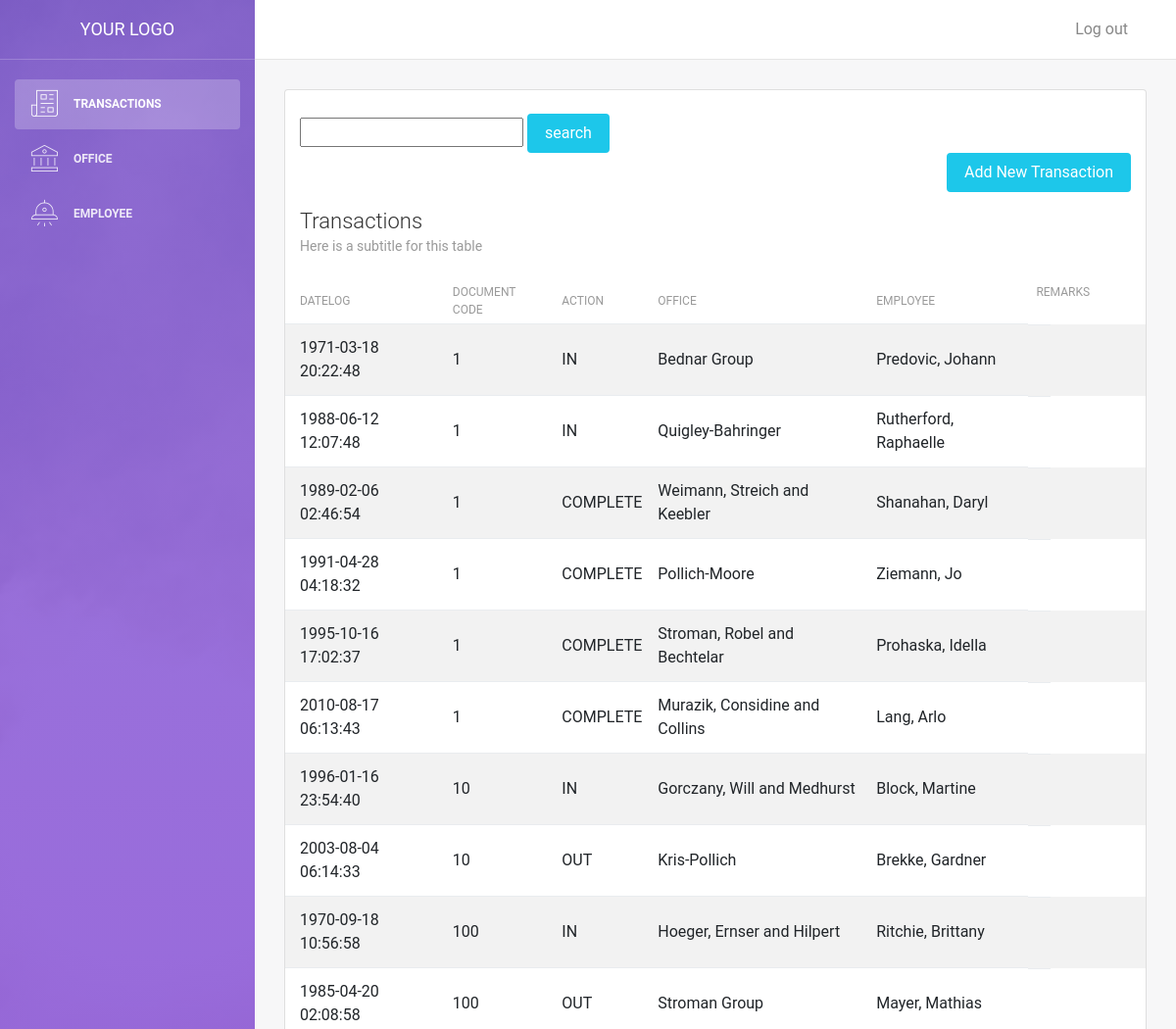
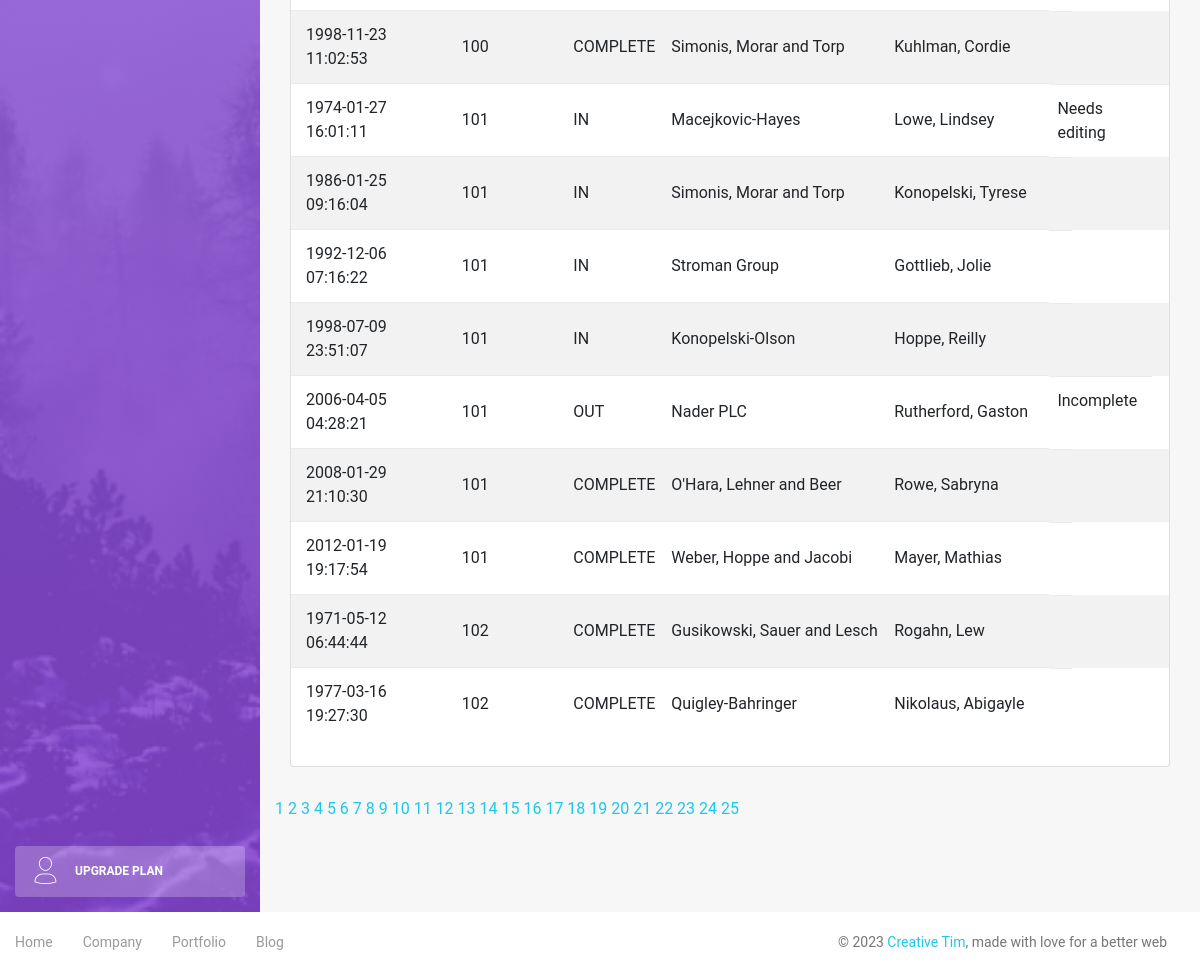
/transaction.php, run on the app's committed database (2 pictures, top to bottom).
### tables this page shows
CREATE TABLE `transaction` (
  `id` int NOT NULL AUTO_INCREMENT,
  `employee_id` int DEFAULT NULL,
  `office_id` int DEFAULT NULL,
  `date_log` datetime DEFAULT CURRENT_TIMESTAMP,
  `action` enum('IN','OUT','COMPLETE') DEFAULT NULL,
  `remarks` varchar(45) DEFAULT NULL,
  `documentcode` varchar(45) DEFAULT NULL,
  PRIMARY KEY (`id`)
);

CREATE TABLE `office` (
  `id` int NOT NULL AUTO_INCREMENT,
  `name` varchar(45) DEFAULT NULL,
  `contactnum` varchar(45) DEFAULT NULL,
  `email` varchar(45) DEFAULT NULL,
  `address` text,
  `city` varchar(45) DEFAULT NULL,
  `country` varchar(45) DEFAULT NULL,
  `postal` int DEFAULT NULL,
  PRIMARY KEY (`id`)
);

### transaction.php (the view, shortened to what this page needs)
<!DOCTYPE html>
<html lang="en">
<head>
    <link rel="stylesheet" href="https://maxcdn.bootstrapcdn.com/font-awesome/latest/css/font-awesome.min.css" />
    <link href="assets/css/bootstrap.min.css" rel="stylesheet" />
    <link href="assets/css/light-bootstrap-dashboard.css?v=2.0.0 " rel="stylesheet" />
    <link href="assets/css/demo.css" rel="stylesheet" />
</head>
<body>
<?php
require('config\db.php');
$search = $_GET['search'];
$results_per_page = 20;
$query = 'SELECT * FROM transaction';
$result = mysqli_query($conn, $query);
$number_of_result = mysqli_num_rows($result);
$number_of_page = ceil($number_of_result / $results_per_page);
if(!isset($_GET['page'])){
    $page = 1;
}else{
    $page = $_GET['page'];
}
$page_first_result = ($page-1) * $results_per_page;
if (strlen($search) > 0){
    $query = 'SELECT transaction.date_log, transaction.documentcode, transaction.action, office.name as office_name,
        CONCAT(employee.lastname, ", ", employee.firstname) as employee_fullname, transaction.remarks
        FROM records_app.employee, records_app.office, records_app.transaction
        WHERE transaction.employee_id=employee.id and transaction.office_id=office.id and transaction.documentcode= ' . $search . ' ORDER BY transaction.documentcode, transaction.date_log LIMIT ' . $page_first_result . ',' . $results_per_page;
}else{
    $query = 'SELECT transaction.date_log, transaction.documentcode, transaction.action, office.name as office_name,
        CONCAT(employee.lastname, ", ", employee.firstname) as employee_fullname, transaction.remarks
        FROM records_app.employee, records_app.office, records_app.transaction
        WHERE transaction.employee_id=employee.id and transaction.office_id=office.id ORDER BY transaction.documentcode, transaction.date_log LIMIT ' . $page_first_result . ',' . $results_per_page;
}
$result = mysqli_query($conn, $query);
$transactions = mysqli_fetch_all($result, MYSQLI_ASSOC);
?>
    <div class="wrapper">
        <div class="sidebar" data-image="../assets/img/sidebar-5.jpg">
            <div class="sidebar-wrapper">
                <?php include("includes/sidebar.php"); ?>
            </div>
        </div>
        <div class="main-panel">
            <?php include("includes/navbar.php"); ?>
            <div class="content">
                <div class="container-fluid">
                    <div class="row">
                    <div class="col-md-12">
                            <div class="card strpied-tabled-with-hover">
                            <br/>
                            <div class='col-md-12'>
                                    <form action="transaction.php" method="GET">
                                        <input type="text" name="search" />
                                        <input type="submit" value="search" class="btn btn-info btn-fill" />
                                    </form>
                                </div>
                                <div class='col-md-12'>
                                    <a href="transaction-add.php">
                                        <button type="submit" class="btn btn-info btn-fill pull-right">Add New Transaction</button>
                                    </a>
                                </div>
                                <div class="card-header ">
                                    <h4 class="card-title">Transactions</h4>
                                    <p class="card-category">Here is a subtitle for this table</p>
                                </div>
                                <div class="card-body table-full-width table-responsive">
                                    <table class="table table-hover table-striped">
                                        <thead>
                                            <th>Datelog</th>
                                            <th>Document Code</th>
                                            <th>Action</th>
                                            <th>Office</th>
                                            <th>Employee</th>
                                            <th>Remarks</th>
                                        </thead>
                                        <tbody>
                                            <?php foreach($transactions as $transaction) : ?>
                                            <tr>
                                                <td><?php echo $transaction['date_log']; ?></td>
                                                <td><?php echo $transaction['documentcode']; ?></td>
                                                <td><?php echo $transaction['action']; ?></td>
                                                <td><?php echo $transaction['office_name']; ?></td>
                                                <td><?php echo $transaction['employee_fullname']; ?></td>
                                                <td><?php echo $transaction['remarks']; ?></td>
                                            </tr>
                                            <?php endforeach ?>
                                        </tbody>
                                    </table>
                                </div>
                            </div>
                        </div>
                    </div>
                </div>
                <?php
                    for($page=1; $page <= $number_of_page; $page++){
                        echo '<a href = "transaction.php?page=' . $page .'">' . $page . ' ' . '</a>';
                    }
                ?>
                </div>
            </div>
            <footer class="footer">
                <div class="container-fluid">
                    <nav>
                        <ul class="footer-menu">
                            <li>
                                <a href="#">
                                    Home
                                </a>
                            </li>
                            <li>
                                <a href="#">
                                    Company
                                </a>
                            </li>
                            <li>
                                <a href="#">
                                    Portfolio
                                </a>
                            </li>
                            <li>
                                <a href="#">
                                    Blog
                                </a>
                            </li>
                        </ul>
                        <p class="copyright text-center">
                            ©
                            <a href="http://www.creative-tim.com">Creative Tim</a>, made with love for a better web
                        </p>
                    </nav>
                </div>
            </footer>
        </div>
</body>
</html>

### data on the page
transaction: date_log "1971-03-18 20:22:48", documentcode "1", action "IN", office.name "Bednar Group", employee_fullname "Predovic, Johann"
transaction: date_log "1988-06-12 12:07:48", documentcode "1", action "IN", office.name "Quigley-Bahringer", employee_fullname "Rutherford, Raphaelle"
transaction: date_log "1989-02-06 02:46:54", documentcode "1", action "COMPLETE", office.name "Weimann, Streich and Keebler", employee_fullname "Shanahan, Daryl"
transaction: date_log "1991-04-28 04:18:32", documentcode "1", action "COMPLETE", office.name "Pollich-Moore", employee_fullname "Ziemann, Jo"
transaction: date_log "1995-10-16 17:02:37", documentcode "1", action "COMPLETE", office.name "Stroman, Robel and Bechtelar", employee_fullname "Prohaska, Idella"
transaction: date_log "2010-08-17 06:13:43", documentcode "1", action "COMPLETE", office.name "Murazik, Considine and Collins", employee_fullname "Lang, Arlo"
transaction: date_log "1996-01-16 23:54:40", documentcode "10", action "IN", office.name "Gorczany, Will and Medhurst", employee_fullname "Block, Martine"
transaction: date_log "2003-08-04 06:14:33", documentcode "10", action "OUT", office.name "Kris-Pollich", employee_fullname "Brekke, Gardner"
transaction: date_log "1970-09-18 10:56:58", documentcode "100", action "IN", office.name "Hoeger, Ernser and Hilpert", employee_fullname "Ritchie, Brittany"
transaction: date_log "1985-04-20 02:08:58", documentcode "100", action "OUT", office.name "Stroman Group", employee_fullname "Mayer, Mathias"
transaction: date_log "1998-11-23 11:02:53", documentcode "100", action "COMPLETE", office.name "Simonis, Morar and Torp", employee_fullname "Kuhlman, Cordie"
transaction: date_log "1974-01-27 16:01:11", documentcode "101", action "IN", office.name "Macejkovic-Hayes", employee_fullname "Lowe, Lindsey", remarks "Needs editing"
transaction: date_log "1986-01-25 09:16:04", documentcode "101", action "IN", office.name "Simonis, Morar and Torp", employee_fullname "Konopelski, Tyrese"
transaction: date_log "1992-12-06 07:16:22", documentcode "101", action "IN", office.name "Stroman Group", employee_fullname "Gottlieb, Jolie"
transaction: date_log "1998-07-09 23:51:07", documentcode "101", action "IN", office.name "Konopelski-Olson", employee_fullname "Hoppe, Reilly"
transaction: date_log "2006-04-05 04:28:21", documentcode "101", action "OUT", office.name "Nader PLC", employee_fullname "Rutherford, Gaston", remarks "Incomplete"
transaction: date_log "2008-01-29 21:10:30", documentcode "101", action "COMPLETE", office.name "O'Hara, Lehner and Beer", employee_fullname "Rowe, Sabryna"
transaction: date_log "2012-01-19 19:17:54", documentcode "101", action "COMPLETE", office.name "Weber, Hoppe and Jacobi", employee_fullname "Mayer, Mathias"
transaction: date_log "1971-05-12 06:44:44", documentcode "102", action "COMPLETE", office.name "Gusikowski, Sauer and Lesch", employee_fullname "Rogahn, Lew"
transaction: date_log "1977-03-16 19:27:30", documentcode "102", action "COMPLETE", office.name "Quigley-Bahringer", employee_fullname "Nikolaus, Abigayle"
